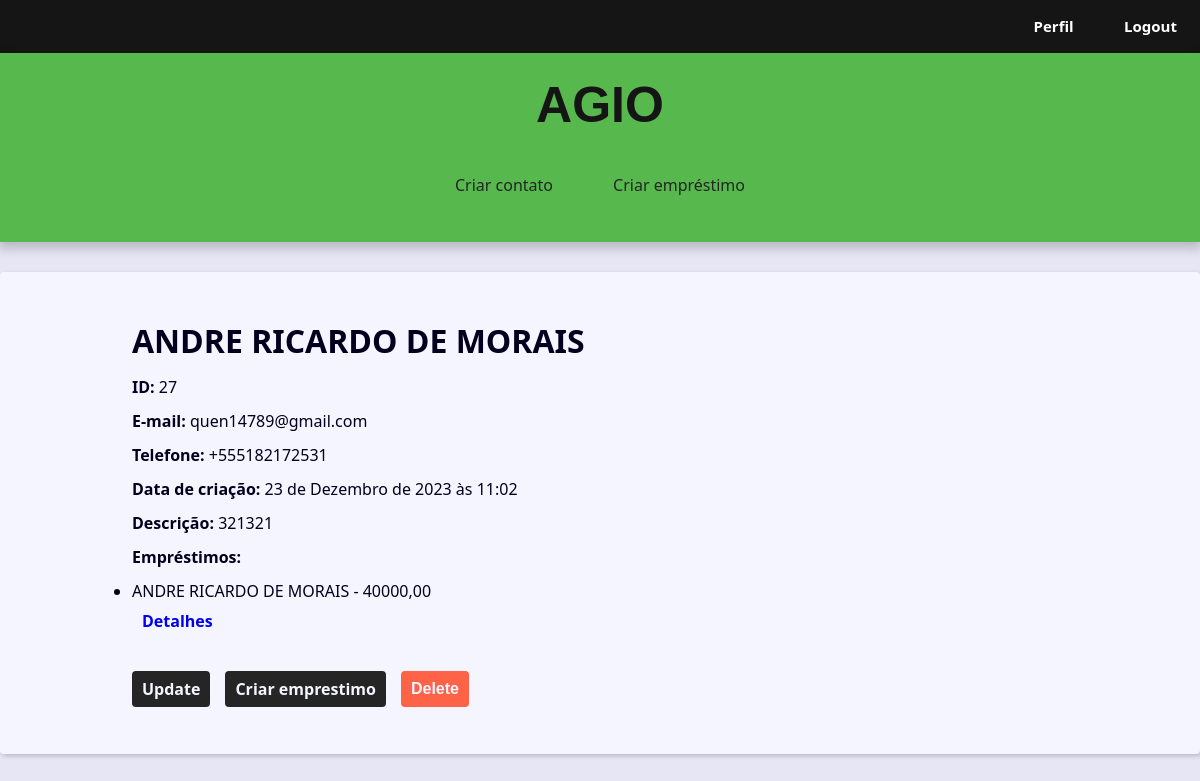
Page /contact/27/detail/ (signed in) on the committed database.
### contact/models.py (models this page shows, shortened)
class Contact(models.Model):
    class Meta:
        verbose_name_plural = 'Usuarios'
        verbose_name = 'Usuario'
    first_name = models.CharField(max_length=50, verbose_name='Nome')
    last_name = models.CharField(max_length=50, blank=True,
                                  verbose_name='Sobrenome')
    phone = models.CharField(max_length=50, verbose_name='Telefone')
    email = models.EmailField(max_length=254, verbose_name='Email')
    created_date = models.DateTimeField(default=timezone.now)
    description = models.TextField(blank=True, verbose_name='Descrição')
    show = models.BooleanField(default=True)
    picture = models.ImageField(upload_to='pictures/%Y/%m/%d', blank=True, verbose_name='Imagem')
    owner = models.ForeignKey(User, on_delete=models.SET_NULL,
                              blank=True, null=True)
    def __str__(self) -> str:
        return f'{self.first_name} {self.last_name}'

class Loan(models.Model):
    class Meta:
        verbose_name_plural = 'Emprestimos'
        verbose_name = 'Emprestimo'
    total_amount = models.DecimalField(max_digits=10, decimal_places=2)
    loan_date = models.DateField(default=timezone.now)
    total_installments = models.IntegerField()
    owner = models.ForeignKey(Contact, on_delete=models.SET_NULL, null=True)

### contact/views/contact_views.py (the view)
# urls.py: path('contact/<int:contact_id>/detail/', views.contact, name='contact'),
@login_required(login_url='contact:login')
def contact(request, contact_id):
    single_contact = get_object_or_404(Contact, pk=contact_id, show=True,)
    loans = Loan.objects.filter(owner=single_contact)
    contact_site = f'{single_contact.first_name}  {single_contact.last_name} - '
    context = {
        'contact': single_contact,
        'site_title': contact_site,
        'loans': loans,
        }
    return render(request, 'contact/contact.html', context)

### contact/templates/contact/contact.html (shortened to what this page needs)
{% extends 'base.html' %}
{% block content %}
  <div class="single-contact">
    <h1 class="single-contact-name">
      {{ contact.first_name }} {{ contact.last_name }}
    </h1>
    <p><b>ID:</b> {{ contact.id }}</p>
    <p><b>E-mail:</b> {{ contact.email }}</p>
    <p><b>Telefone:</b> {{ contact.phone }}</p>
    <p><b>Data de criação:</b> {{ contact.created_date }}</p>
    <p><b>Descrição:</b> {{ contact.description }}</p>
    {% if loans %}
        <p><b>Empréstimos:</b></p>
            <ul>
                {% for loan in loans %}
                    <li>{{ loan.owner }} - {{ loan.total_amount }}</li>
                    <a class="btn-link" href="{% url "contact:loan" loan.id %}">Detalhes</a>
                {% endfor %}
            </ul>
    {% else %}
        <p><b>Nenhum empréstimo encontrado para este contato:</b></p>
    {% endif %}
      {% if user == contact.owner %}
    <div class="contact-links">
      <a class="btn btn-link" href="{% url 'contact:update' contact.id %}">Update</a>
      <a class="btn btn-link" href="{% url 'contact:create_loan' %}">Criar emprestimo</a>
      <form action="{% url 'contact:delete' contact.id %}" method="POST">
        {% if confirmation == 'no' %}
          <input type="hidden" name="confirmation" value="yes">
          <button class="btn btn-link btn-delete" type="submit">Confirma?</button>
        {% else %}
          <button class="btn btn-link btn-delete" type="submit">Delete</button>
      {% endif %}
        {% endif %}
      </form>
    </div>
  </div>
{% endblock content %}

### base_static/global/css/style.css (style rules this page uses)
:root { --spacing: 1.5rem; --link-dark-color: rgb(0, 83, 134); --link-light-color: rgb(156, 217, 255); --clr-white: rgb(245, 245, 255); --clr-black: rgb(0, 0, 30); --clr-light-gray: rgb(230, 230, 245); --clr-dark-shadow-5: rgba(0, 0, 10, 5%); --clr-dark-shadow-10: rgba(0, 0, 10, 10%); --clr-dark-shadow-20: rgba(0, 0, 10, 20%); --clr-light-shadow-5: rgba(200, 200, 255, 5%); --clr-light-shadow-10: rgba(200, 200, 255, 10%); --clr-light-shadow-20: rgba(200, 200, 255, 20%); --main-page-width: 120rem; --table-min-width: 60rem; --biggest-font-size: 5rem; --bigger-font-size: 4rem; --big-font-size: 3.2rem; --medium-font-size: 2.4rem; --small-font-size: 1.6rem; --smaller-font-size: 1.4rem; --smallest-font-size: 1.2rem; --transition-fast: 300ms; --transition-medium: 600ms; --transition-slow: 1s; --default-border-radius: 4px; }
*, *::before, *::after { margin: 0; padding: 0; box-sizing: border-box; }
html { font-size: 62.5%; }
body { font-family: system-ui, -apple-system, BlinkMacSystemFont, 'Segoe UI', Roboto, Oxygen, Ubuntu, Cantarell, 'Open Sans', 'Helvetica Neue', sans-serif; line-height: 1.5; font-size: var(--small-font-size); color: var(--clr-black); -webkit-font-smoothing: antialiased; background: var(--clr-light-gray); }
@media (min-width: 600px) { .single-contact { max-width: 80%; margin: calc(var(--spacing) * 2) auto; } }
.single-contact h1 { margin: 1rem 0; }
.single-contact p { margin: 1rem 0; }
.btn { background-color: #252525; color: var(--clr-white); font-weight: bold; border: none; padding: 1rem 2rem; border-radius: var(--default-border-radius); cursor: pointer; transition: filter var(--transition-fast) ease-in-out; }
.contact-links { margin-block: calc(var(--small-font-size) * 2); display: flex; align-items: center; gap: 0 var(--spacing); }
.btn-link { font-size: var(--small-font-size); text-decoration: none; font-weight: bold; padding: 1rem; display: block; line-height: var(--small-font-size); }
.btn-delete { background: tomato; }

### rows in the picture
Contact: first_name "ANDRE RICARDO", last_name "DE MORAIS", id "27", email "quen14789@gmail.com", phone "+555182172531", created_date "23 de Dezembro de 2023 às 11:02", description "321321"
Loan: owner "ANDRE RICARDO DE MORAIS", total_amount "40000,00"
